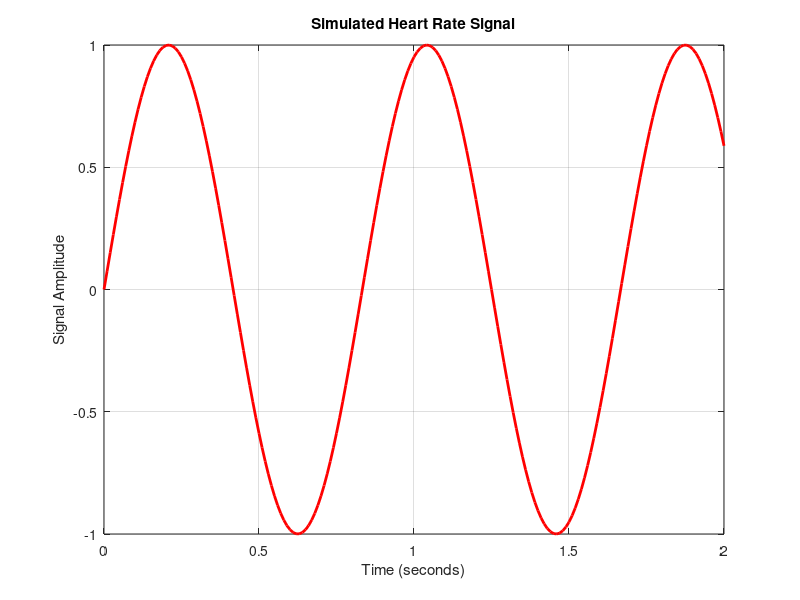

This figure's MATLAB source:
% Day 1 - MATLAB Basics for Medical Imaging
% Author: Viraj Patil
% Medical Systems Engineering - CT Image Processor Project

%% 1. Basic Variables
disp('=== MATLAB Basics for Medical Imaging ===');

heart_rate = 75;          % Single value
pixel_value = 128;        % Like one pixel in a CT scan
image_size = 512;         % Typical CT scan size

disp('Variables created successfully!');

%% 2. Matrices (the heart of MATLAB)
% A small fake CT slice - just numbers representing brightness
fake_ct_slice = [100 150 200; 50 128 180; 75 160 220];
disp('Fake CT slice (3x3 matrix):');
disp(fake_ct_slice);

% Check size - like checking CT image dimensions
[rows, cols] = size(fake_ct_slice);
fprintf('Image size: %d x %d pixels\n', rows, cols);

%% 3. Basic Math on Images
% In real CT processing, we do math on ALL pixels at once
brightened = fake_ct_slice + 50;    % Increase brightness
darkened = fake_ct_slice - 30;      % Decrease brightness
normalized = fake_ct_slice / 255;   % Normalize to 0-1 range

disp('Brightened CT slice:');
disp(brightened);

%% 4. Plot a fake heart rate signal
t = 0:0.01:2;
heart_signal = sin(2 * pi * 1.2 * t);  % 1.2 Hz = 72 bpm

figure;
plot(t, heart_signal, 'r', 'LineWidth', 2);
title('Simulated Heart Rate Signal');
xlabel('Time (seconds)');
ylabel('Signal Amplitude');
grid on;

disp('Day 1 Complete! Plot should be visible.');
